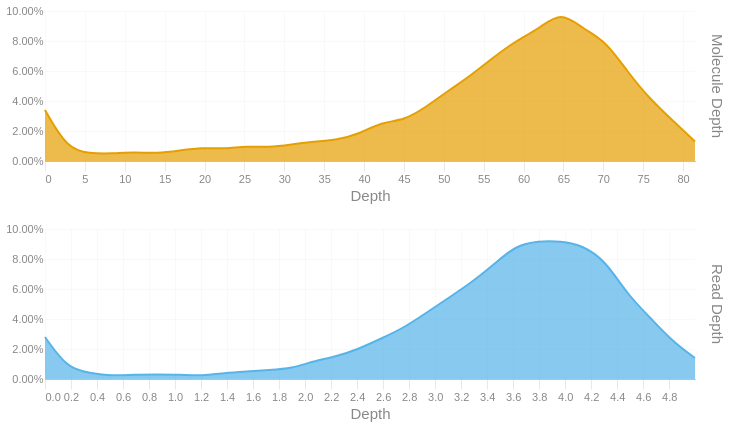

This figure's notebook cell:
### Code cell
readdep = depth_hist(tb['Read Depth'], q99, 3)
readdep = readdep.with_columns(pl.lit('Read Depth').alias('Metric'))
if not SKIPLR:
    moldep = depth_hist(tb['Molecule Depth'], mol_q99, 1)
    moldep = moldep.with_columns(pl.lit('Molecule Depth').alias('Metric'))
    _hist = pl.concat([readdep, moldep])
    _hist = _hist.filter(pl.col('Proportion') != 0)
    with SafeRender(_hist):
        (
            alt.Chart(_hist)        
            .mark_area(interpolate = "basis")
            .encode(
                x=alt.X('Bin:Q').scale(domainMin=0).axis(alt.Axis(title='Depth')),
                y = alt.Y('Proportion:Q', title = None).axis(format = '.2%'),
                color = alt.Color('Metric:N').legend(None),
                row = alt.Row("Metric:N").header(title = None, labelOrient = 'right'),
                tooltip = [
                    alt.Tooltip("Metric:N", title = "Metric"),
                    alt.Tooltip('Interval:N', title = "Depth Interval"),
                    alt.Tooltip('Proportion:Q', title = "% Alignments").format('.2%')
                ]
            )
            .resolve_scale(x='independent', y='independent')
            .properties(
                height = 150, width = 650,
                usermeta={'embedOptions': {'downloadFileName': f'{samplename}.depth.hist'}}
            )
        ).display()
else:
    readdep = readdep.filter(pl.col('Proportion') != 0)
    with SafeRender(readdep):
        (
            alt.Chart(readdep)        
            .mark_area(interpolate = "basis")
            .encode(
                x=alt.X('Bin:Q').scale(domainMin=0).axis(alt.Axis(title='Depth')),
                y = alt.Y('Proportion:Q', title = None).axis(format = '.2%'),
                tooltip = [
                    alt.Tooltip('Interval:N', title = "Depth Interval"),
                    alt.Tooltip('Proportion:Q', title = "% Alignments").format('.2%')
                ]
            )
            .properties(
                usermeta={'embedOptions': {'downloadFileName': f'{samplename}.depth.hist'}}
            )
        ).display()

### Figure 1 — Vega-Lite specification as saved in the notebook (floating-point values rounded to 4 significant figures)
{"width": 650, "height": 150, "config": {"title": {"anchor": "start", "dy": -15, "fontSize": 18, "color": "#888888", "subtitleColor": "#888888", "subtitleFontSize": 14}, "arc": {"fill": "#0072B2"}, "axis": {"domainColor": "#888888", "domainWidth": 0.5, "gridWidth": 0.2, "grid": false, "titleFontWeight": 400, "titleFontSize": 15, "labelFontSize": 11, "labelColor": "#888888", "tickColor": "#888888", "tickWidth": 0.2, "titleColor": "#888888"}, "axisBand": {"grid": false}, "axisX": {"grid": true, "tickSize": 10, "domainCap": "round"}, "axisY": {"domain": false, "grid": true, "tickSize": 0, "domainCap": "round"}, "background": "transparent", "header": {"labelFontSize": 15, "labelColor": "#888888", "titleFontSize": 15, "titleFontWeight": 600, "titleColor": "#888888"}, "legend": {"labelFont": "sans-serif", "labelFontSize": 12, "labelColor": "#888888", "symbolSize": 100, "symbolType": "circle", "titleFontSize": 12, "titlePadding": 10, "titleColor": "#888888", "title": null}, "range": {"category": ["#E69F00", "#56B4E9", "#009E73", "#F0E442", "#0072B2", "#D55E00", "#CC79A7", "#000000"], "diverging": ["#cfe8f3", "#a2d4ec", "#73bfe2", "#46abdb", "#1696d2", "#12719e"]}, "area": {"fill": "#0072B2", "fillOpacity": 0.7, "line": true, "strokeOpacity": 0.7}, "line": {"color": "#0072B2", "stroke": "#0072B2", "strokeWidth": 2}, "trail": {"color": "#0072B2", "stroke": "#0072B2", "strokeWidth": 0, "size": 1}, "point": {"filled": true, "fillOpacity": 1.0, "size": 95}, "text": {"color": "#888888", "fontSize": 11, "align": "right", "fontWeight": 400, "size": 11}, "bar": {"fill": "#0072B2", "stroke": null}, "view": {"stroke": null, "continuousWidth": 660, "continuousHeight": 400}}, "data": {"name": "data-259db7a85d1804f91dbee675c86e64ee"}, "mark": {"type": "area", "interpolate": "basis"}, "encoding": {"color": {"field": "Metric", "legend": null, "type": "nominal"}, "row": {"field": "Metric", "header": {"title": null, "labelOrient": "right"}, "type": "nominal"}, "tooltip": [{"field": "Metric", "title": "Metric", "type": "nominal"}, {"field": "Interval", "title": "Depth Interval", "type": "nominal"}, {"field": "Proportion", "format": ".2%", "title": "% Alignments", "type": "quantitative"}], "x": {"axis": {"title": "Depth"}, "field": "Bin", "scale": {"domainMin": 0}, "type": "quantitative"}, "y": {"axis": {"format": ".2%"}, "field": "Proportion", "title": null, "type": "quantitative"}}, "resolve": {"scale": {"x": "independent", "y": "independent"}}, "usermeta": {"embedOptions": {"downloadFileName": "S3_Cooper_1783.depth.hist"}}, "$schema": "https://vega.github.io/schema/vega-lite/v6.1.0.json", "datasets": {"data-259db7a85d1804f91dbee675c86e64ee": [{"Bin": 0.0, "Interval": "0.0-0.172", "Proportion": 0.028, "Metric": "Read Depth"}, {"Bin": 0.172, "Interval": "0.172-0.345", "Proportion": 0.007, "Metric": "Read Depth"}, {"Bin": 0.345, "Interval": "0.345-0.517", "Proportion": 0.004, "Metric": "Read Depth"}, {"Bin": 0.517, "Interval": "0.517-0.689", "Proportion": 0.002, "Metric": "Read Depth"}, {"Bin": 0.689, "Interval": "0.689-0.862", "Proportion": 0.003, "Metric": "Read Depth"}, {"Bin": 0.862, "Interval": "0.862-1.034", "Proportion": 0.003, "Metric": "Read Depth"}, {"Bin": 1.034, "Interval": "1.034-1.206", "Proportion": 0.003, "Metric": "Read Depth"}, {"Bin": 1.206, "Interval": "1.206-1.379", "Proportion": 0.002, "Metric": "Read Depth"}, {"Bin": 1.379, "Interval": "1.379-1.551", "Proportion": 0.004, "Metric": "Read Depth"}, {"Bin": 1.551, "Interval": "1.551-1.723", "Proportion": 0.005, "Metric": "Read Depth"}, {"Bin": 1.723, "Interval": "1.723-1.896", "Proportion": 0.006, "Metric": "Read Depth"}, {"Bin": 1.896, "Interval": "1.896-2.068", "Proportion": 0.007, "Metric": "Read Depth"}, {"Bin": 2.068, "Interval": "2.068-2.24", "Proportion": 0.012, "Metric": "Read Depth"}, {"Bin": 2.24, "Interval": "2.24-2.413", "Proportion": 0.015, "Metric": "Read Depth"}, {"Bin": 2.413, "Interval": "2.413-2.585", "Proportion": 0.02, "Metric": "Read Depth"}, {"Bin": 2.585, "Interval": "2.585-2.757", "Proportion": 0.027, "Metric": "Read Depth"}, {"Bin": 2.757, "Interval": "2.757-2.93", "Proportion": 0.034, "Metric": "Read Depth"}, {"Bin": 2.93, "Interval": "2.93-3.102", "Proportion": 0.044, "Metric": "Read Depth"}, {"Bin": 3.102, "Interval": "3.102-3.274", "Proportion": 0.054, "Metric": "Read Depth"}, {"Bin": 3.274, "Interval": "3.274-3.447", "Proportion": 0.064, "Metric": "Read Depth"}, {"Bin": 3.447, "Interval": "3.447-3.619", "Proportion": 0.076, "Metric": "Read Depth"}, {"Bin": 3.619, "Interval": "3.619-3.791", "Proportion": 0.089, "Metric": "Read Depth"}, {"Bin": 3.791, "Interval": "3.791-3.964", "Proportion": 0.092, "Metric": "Read Depth"}, {"Bin": 3.964, "Interval": "3.964-4.136", "Proportion": 0.092, "Metric": "Read Depth"}, {"Bin": 4.136, "Interval": "4.136-4.308", "Proportion": 0.089, "Metric": "Read Depth"}, {"Bin": 4.308, "Interval": "4.308-4.481", "Proportion": 0.079, "Metric": "Read Depth"}, {"Bin": 4.481, "Interval": "4.481-4.653", "Proportion": 0.056, "Metric": "Read Depth"}, {"Bin": 4.653, "Interval": "4.653-4.825", "Proportion": 0.041, "Metric": "Read Depth"}, {"Bin": 4.825, "Interval": "4.825-4.998", "Proportion": 0.025, "Metric": "Read Depth"}, {"Bin": 4.998, "Interval": "4.998-5.17", "Proportion": 0.014, "Metric": "Read Depth"}, {"Bin": 0.0, "Interval": "0.0-2.8", "Proportion": 0.034, "Metric": "Molecule Depth"}, {"Bin": 2.8, "Interval": "2.8-5.6", "Proportion": 0.008, "Metric": "Molecule Depth"}, {"Bin": 5.6, "Interval": "5.6-8.4", "Proportion": 0.005, "Metric": "Molecule Depth"}, {"Bin": 8.4, "Interval": "8.4-11.2", "Proportion": 0.005, "Metric": "Molecule Depth"}, {"Bin": 11.2, "Interval": "11.2-14.1", "Proportion": 0.006, "Metric": "Molecule Depth"}, {"Bin": 14.1, "Interval": "14.1-16.9", "Proportion": 0.005, "Metric": "Molecule Depth"}, {"Bin": 16.9, "Interval": "16.9-19.7", "Proportion": 0.007, "Metric": "Molecule Depth"}, {"Bin": 19.7, "Interval": "19.7-22.5", "Proportion": 0.009, "Metric": "Molecule Depth"}, {"Bin": 22.5, "Interval": "22.5-25.3", "Proportion": 0.008, "Metric": "Molecule Depth"}, {"Bin": 25.3, "Interval": "25.3-28.1", "Proportion": 0.01, "Metric": "Molecule Depth"}, {"Bin": 28.1, "Interval": "28.1-30.9", "Proportion": 0.009, "Metric": "Molecule Depth"}, {"Bin": 30.9, "Interval": "30.9-33.7", "Proportion": 0.011, "Metric": "Molecule Depth"}, {"Bin": 33.7, "Interval": "33.7-36.6", "Proportion": 0.013, "Metric": "Molecule Depth"}, {"Bin": 36.6, "Interval": "36.6-39.4", "Proportion": 0.014, "Metric": "Molecule Depth"}, {"Bin": 39.4, "Interval": "39.4-42.2", "Proportion": 0.018, "Metric": "Molecule Depth"}, {"Bin": 42.2, "Interval": "42.2-45.0", "Proportion": 0.026, "Metric": "Molecule Depth"}, {"Bin": 45.0, "Interval": "45.0-47.8", "Proportion": 0.027, "Metric": "Molecule Depth"}, {"Bin": 47.8, "Interval": "47.8-50.6", "Proportion": 0.036, "Metric": "Molecule Depth"}, {"Bin": 50.6, "Interval": "50.6-53.4", "Proportion": 0.047, "Metric": "Molecule Depth"}, {"Bin": 53.4, "Interval": "53.4-56.2", "Proportion": 0.057, "Metric": "Molecule Depth"}, {"Bin": 56.2, "Interval": "56.2-59.0", "Proportion": 0.069, "Metric": "Molecule Depth"}, {"Bin": 59.0, "Interval": "59.0-61.9", "Proportion": 0.08, "Metric": "Molecule Depth"}, {"Bin": 61.9, "Interval": "61.9-64.7", "Proportion": 0.088, "Metric": "Molecule Depth"}, {"Bin": 64.7, "Interval": "64.7-67.5", "Proportion": 0.1, "Metric": "Molecule Depth"}, {"Bin": 67.5, "Interval": "67.5-70.3", "Proportion": 0.088, "Metric": "Molecule Depth"}, {"Bin": 70.3, "Interval": "70.3-73.1", "Proportion": 0.08, "Metric": "Molecule Depth"}, {"Bin": 73.1, "Interval": "73.1-75.9", "Proportion": 0.059, "Metric": "Molecule Depth"}, {"Bin": 75.9, "Interval": "75.9-78.7", "Proportion": 0.041, "Metric": "Molecule Depth"}, {"Bin": 78.7, "Interval": "78.7-81.5", "Proportion": 0.027, "Metric": "Molecule Depth"}, {"Bin": 81.5, "Interval": "81.5-84.35", "Proportion": 0.013, "Metric": "Molecule Depth"}]}}
